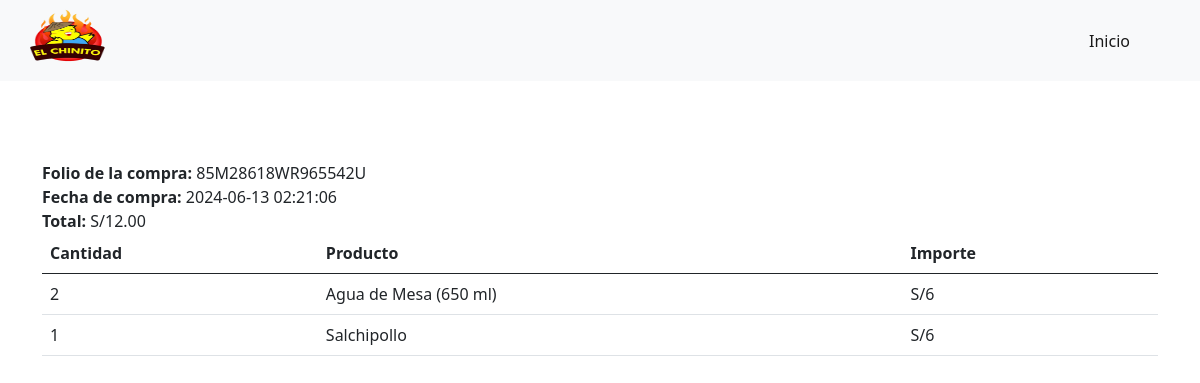
Page /completado.php?key=85M28618WR965542U on the committed database.
### tables this page shows
CREATE TABLE `venta` (
  `id` int NOT NULL,
  `id_transaccion` varchar(50) NOT NULL,
  `status` varchar(20) NOT NULL,
  `email` varchar(50) NOT NULL,
  `id_cliente` varchar(50) NOT NULL,
  `total` decimal(10,2) NOT NULL,
  `fecha` datetime NOT NULL,
  `activo` tinyint NOT NULL DEFAULT '1'
);

CREATE TABLE `detalleventa` (
  `id` int NOT NULL,
  `id_venta` int NOT NULL,
  `id_producto` int NOT NULL,
  `nombre` varchar(200) NOT NULL,
  `precio` decimal(10,2) NOT NULL,
  `cantidad` int NOT NULL,
  `activo` tinyint NOT NULL DEFAULT '1'
);

### completado.php (the view, shortened to what this page needs)
<?php
$db = new Database();
$con = $db->conectar();
$id_transaccion= isset($_GET['key']) ? $_GET['key'] : '0';
$error = '';
if($id_transaccion ==  ''){
    $error = 'Error al procesar la petición';
} else{
    $sql = $con->prepare("SELECT count(id) FROM venta WHERE id_transaccion=? AND status=?");
        $sql-> execute([$id_transaccion,'COMPLETED']);
        if($sql ->fetchColumn()>0){
            $sql = $con->prepare("SELECT id,fecha,email,total FROM venta WHERE id_transaccion=? AND status=? LIMIT 1");
            $sql-> execute([$id_transaccion,'COMPLETED']);
            $row = $sql->fetch(PDO::FETCH_ASSOC);
            $idVenta = $row['id'];
            $total = $row['total'];
            $fecha = $row['fecha'];
            $sqlDet = $con-> prepare("SELECT nombre, precio, cantidad FROM detalleventa WHERE id_venta=?");
            $sqlDet-> execute([$idVenta]);
        }else{
            $error = 'Error al comprobar la compra';
        }
}
?>
<!DOCTYPE html>
<html lang="en">
<head>
    <link rel="stylesheet" href="Style.css">
    <link href="https://cdn.jsdelivr.net/npm/bootstrap@5.0.2/dist/css/bootstrap.min.css" rel="stylesheet">
    </head>
        <body>
        <header>
        <nav class="navbar navbar-expand-lg navbar-light bg-light justify-content-center">
            <div class="container-fluid mx-auto">
                <img id="img_ventas" src="Ventas/ventas_img/LogoChinito.png" alt="" class="mx-auto">
                <div class="collapse navbar-collapse menu_responsi" id="navbarNavAltMarkup">
                    <div class="navbar-nav ms-auto menu_list">
                        <a id="sube" class="nav-link active" aria-current="page" href="index.php">Inicio</a>
                    </div>
                </div>
            </div>
        </nav>
    </header>
        <main>
            <div class="container">
                <?php if (strlen($error) > 0) { ?>
                    <div class="row">
                        <div class="col">
                            <?php  echo $error; ?>
                        </div>
                    </div>
                    <?php } else { ?>
                    <div class="row">
                        <div class="col">
                            <b>Folio de la compra: </b><?php echo $id_transaccion; ?> <br>
                            <b>Fecha de compra: </b><?php echo $fecha; ?> <br>
                            <b>Total: </b><?php echo MONEDA . number_format( $total,2,'.',','); ?> <br>
                        </div>
                    </div>
                    <div class="row">
                        <div class="col">
                            <table class=table>
                                <thead>
                                    <tr>
                                        <th>Cantidad</th>
                                        <th>Producto</th>
                                        <th>Importe</th>
                                    </tr>
                                </thead>
                                <tbody>
                                    <?php while($row_det = $sqlDet->fetch(PDO::FETCH_ASSOC)){
                                        $importe = $row_det['precio'] * $row_det['cantidad']; ?>
                                        <tr>
                                            <td><?php echo  $row_det['cantidad']; ?></td>
                                            <td><?php echo  $row_det['nombre']; ?></td>
                                            <td><?php echo MONEDA . number_format($importe); ?></td>
                                        </tr>
                                        <?php } ?>
                                </tbody>
                            </table>
                        </div>
                    </div>
                <?php } ?>
            </div>
        </main>
    </body>
</html>

### Style.css (style rules this page uses)
:root { scroll-behavior: smooth; }
body { font-family: 'Open Sans'; }
#sube { margin-right: 50px; }
#img_ventas { width: 110px; height: 65px; float: left; margin-left: 20px; margin-right: 200px; }
.container { width: 90%; max-width: 1200px; margin: 0 auto; overflow: hidden; padding: 80px 0px; }
@media (min-width:768px) { .container { width: 90%; max-width: 1200px; margin: 0 auto; overflow: hidden; padding: 80px 0px; } }

### rows in the picture
venta: fecha "2024-06-13 02:21:06", total "12.00"
detalleventa: cantidad "2", nombre "Agua de Mesa (650 ml)", importe "6"
detalleventa: cantidad "1", nombre "Salchipollo", importe "6"

### other values in the picture
$id_transaccion "85M28618WR965542U"
MONEDA "S/"
